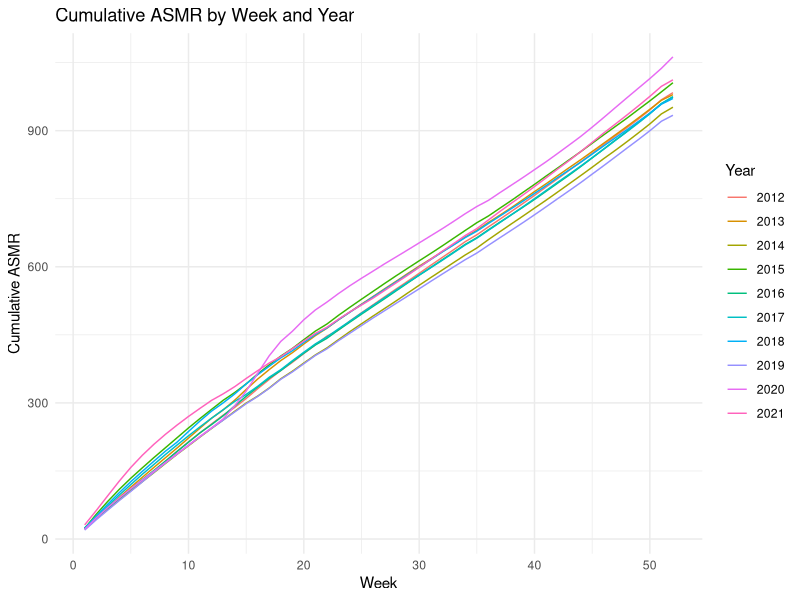
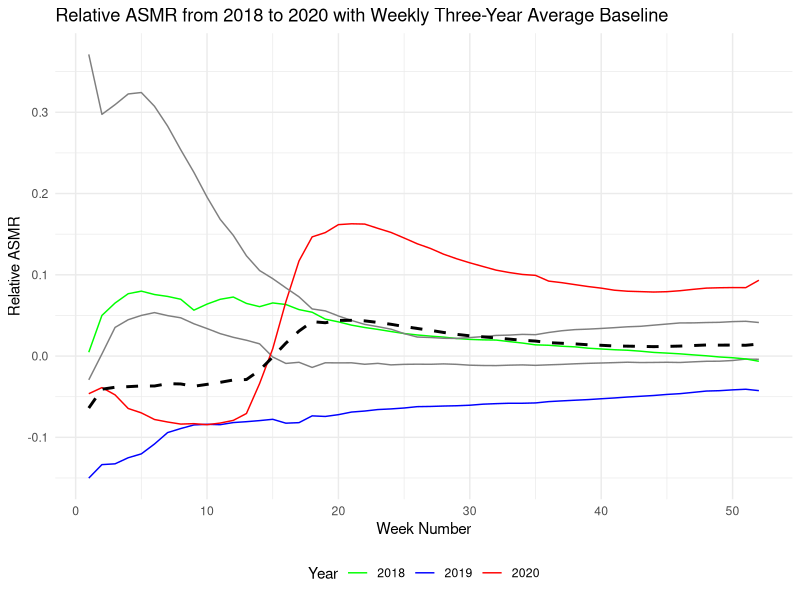
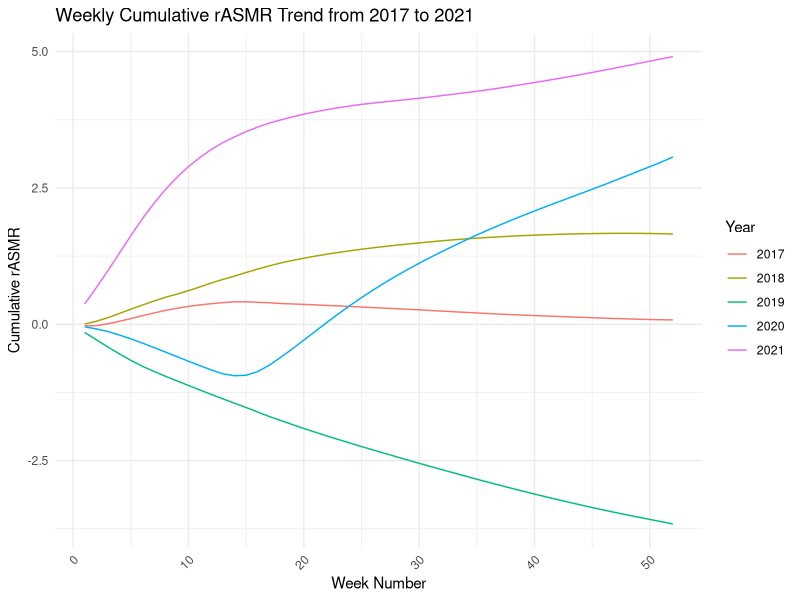

Reproduce these figures in R, in order. (Note: a time limit stopped this script after it produced the figures.)
library(readxl)
library(dplyr)
library(tidyr)
library(stringr)
library(reshape2)
library(purrr)
library(ggplot2)

# England and Wales
# Load the population data
EngWal_pop <- read_excel("Population_Yearly_Combine.xlsx")
Standard_pop <- read_excel("Standard_Pop.xlsx")

# Convert 53 weeks to 52 weeks 
process_sheet_data <- function(sheet_name) {
  EngWal_death <- read_excel("Weekly_Deaths.xlsx", sheet = sheet_name, skip = 1)
  
  # Separate "Year & week number" into "Year" and "WeekNumber"
  EngWal_death <- EngWal_death %>%
    separate(`Year & week number`, into = c("Year", "WeekNumber"), sep = "-", convert = TRUE) %>%
    mutate(
      Year = as.integer(Year),
      WeekNumber = as.integer(WeekNumber)
    )
  # ---- Calculate the average for weeks 52 and 53 in years with 53 weeks ----
  age_group_cols <- setdiff(names(EngWal_death), c("Year", "WeekNumber", "All ages"))
  
  # ---- Identify the years with 53 weeks ----
  years_with_53_weeks <- EngWal_death %>%
    count(Year, WeekNumber) %>%
    filter(WeekNumber == 53) %>%
    pull(Year)
  
  ## For each year with 53 weeks, average the data for week 52 and week 1 of the following year
  for (year in years_with_53_weeks) {
    week_52_data <- EngWal_death %>% 
      filter(Year == year & WeekNumber == 52) %>%
      select(all_of(age_group_cols))
    
    week_1_next_year_data <- EngWal_death %>%
      filter(Year == year + 1 & WeekNumber == 1) %>%
      select(all_of(age_group_cols))
    
    # If there is no week 1 data for the next year, skip the interpolation
    if (nrow(week_1_next_year_data) == 0) {
      next
    }
    
    # Calculate the average for each age group column
    averaged_data <- map2_dfr(week_52_data, week_1_next_year_data, ~ ifelse(is.na(.x) | is.na(.y), NA, (.x + .y) / 2))
    
    # Update the week 52 data with the averaged values
    EngWal_death <- EngWal_death %>%
      mutate(across(all_of(age_group_cols), ~ if_else(Year == year & WeekNumber == 52, averaged_data[[cur_column()]], .)))
  }
  
  # Remove the rows for week 53 in the years with 53 weeks
  EngWal_death <- EngWal_death %>%
    filter(!(Year %in% years_with_53_weeks & WeekNumber == 53))
  
  # Add a new column for the total deaths by summing across the age group columns
  EngWal_death <- EngWal_death %>%
    mutate(Total_Deaths = rowSums(select(., all_of(age_group_cols)), na.rm = TRUE))
  
  # Reorder columns to move Total_Deaths next to All ages
  EngWal_death <- EngWal_death %>%
    select(Year, WeekNumber, `All ages`, Total_Deaths, everything())
  
  return(EngWal_death)
}

deaths_all <- process_sheet_data("All")
deaths_female <- process_sheet_data("Female")
deaths_male <- process_sheet_data("Male")


EngWal_pop <- EngWal_pop %>%
  filter(Location == "EngWal") %>%
  pivot_longer(
    cols = -c(Year, Location, Gender), 
    names_to = "Age_Group",
    values_to = "TotPopulation"
  ) %>%
  mutate(
    Gender = str_replace(Gender, "Combine", "All"), 
    Year = as.numeric(Year) # Make sure Year is numeric
  )

EngWal_pop_female <- EngWal_pop %>%
  filter(Gender == "Female")

EngWal_pop_male <- EngWal_pop %>%
  filter(Gender == "Male")

EngWal_pop_all <- EngWal_pop %>%
  filter(Gender == "All")

process_deaths_data <- function(deaths_data, gender) {
  deaths_data %>%
    mutate(Year = as.integer(Year), WeekNumber = as.integer(WeekNumber)) %>%
    mutate(across(where(is.numeric), as.character)) %>%
    select(-`All ages`, -`Total_Deaths`) %>% # 
    pivot_longer(
      cols = -c(Year, WeekNumber),
      names_to = "Age_Group",
      values_to = "Deaths"
    ) %>%
    mutate(
      Deaths = as.numeric(Deaths),
      Gender = gender
    )
}

deaths_all_long <- process_deaths_data(deaths_all, "All")
deaths_male_long <- process_deaths_data(deaths_male, "Male")
deaths_female_long <- process_deaths_data(deaths_female, "Female")


interpolate_population <- function(population_data) {
  interpolated_results <- data.frame()
  
  # Get the list of years and age groups
  years <- unique(population_data$Year)
  age_groups <- unique(population_data$Age_Group)
  genders <- unique(population_data$Gender)
  
  # Loop over each age group and year
  for(age_group in age_groups) {
    for(year in years) {
      # Skip the first and last year since we can't interpolate without data from the year before and after
      if (year == min(years) || year == max(years)) {
        next
      }
      
      # Get the population for the previous, current, and next year
      pop_prev = population_data$TotPopulation[population_data$Year == year-1 & population_data$Age_Group == age_group]
      pop_curr = population_data$TotPopulation[population_data$Year == year & population_data$Age_Group == age_group]
      pop_next = population_data$TotPopulation[population_data$Year == year+1 & population_data$Age_Group == age_group]
      
      # Interpolate the population for each week
      for(week in 1:52) {
        if(week <= 26) {
          # For weeks in the first half of the year, interpolate between the previous and current year
          interpolated_pop = ((26 - week) / 26) * pop_prev + (week / 26) * pop_curr
        } else {
          # For weeks in the second half of the year, interpolate between the current and next year
          interpolated_pop = ((52 - week) / 26) * pop_curr + ((week - 26) / 26) * pop_next
        }
        
        # Add the interpolated data to the results data frame
        interpolated_results <- rbind(interpolated_results, data.frame(Year = year, Age_Group = age_group, Gender = genders, WeekNumber = week, TotPopulation = interpolated_pop))
      }
    }
  }
  
  return(interpolated_results)
}

# Apply the interpolation function to the population data
interpolated_pop_female <- interpolate_population(EngWal_pop_female)
interpolated_pop_male <- interpolate_population(EngWal_pop_male)
interpolated_pop_all <- interpolate_population(EngWal_pop_all)


calculate_ASMR <- function(week, year, gender, deaths_data, interpolated_pop_data, standard_pop) {
  
  # Filter the deaths data for the specified week, year, and gender
  deaths_filtered <- deaths_data %>%
    filter(WeekNumber == week, Year == year, Gender == gender)
  
  # Filter the interpolated population data for the specified week, year, and gender
  interpolated_pop_filtered <- interpolated_pop_data %>%
    filter(WeekNumber == week, Year == year, Gender == gender)
  
  # Sum of ESP for all age groups
  esp_sum <- sum(standard_pop$Standard_Population)
  
  # Initialize the sum of the products of death rate and ESP for each age group
  product_sum <- 0
  
  # Loop through each age group in the standard population
  for (age in standard_pop$Age_Group) {
    # Filter deaths and interpolated population for the current age group
    deaths_age <- deaths_filtered %>%
      filter(Age_Group == age)
    
    interpolated_age <- interpolated_pop_filtered %>%
      filter(Age_Group == age)
    
    # Get the ESP for the current age group
    esp_age <- standard_pop %>%
      filter(Age_Group == age) %>%
      pull(Standard_Population)
    
    # Calculate the product of death rate and ESP for the current age group
    if (nrow(deaths_age) > 0 && nrow(interpolated_age) > 0 && length(esp_age) > 0) {
      product_sum <- product_sum + (deaths_age$Deaths / interpolated_age$TotPopulation) * esp_age
    }
  }
  
  # Calculate the final ASMR
  asmr <- (100000 / esp_sum) * product_sum
  return(asmr)
}


# Weekly ASMR Table in different years
# Initialize matrices for each gender with NA values
asmr_matrix <- matrix(NA, nrow = 52, ncol = 10,
                      dimnames = list(paste("Week", 1:52), 2012:2021))

asmr_matrix_male <- matrix(NA, nrow = 52, ncol = 10,
                           dimnames = list(paste("Week", 1:52), 2012:2021))

asmr_matrix_female <- matrix(NA, nrow = 52, ncol = 10,
                             dimnames = list(paste("Week", 1:52), 2012:2021))

# Loop through each year and week, and calculate the ASMR for male and female
for (year in 2012:2021) {
  for (week in 1:52) {
    
    # Calculate the ASMR for all
    interpolated_pop_all_year <- filter(interpolated_pop_all, Year == year)
    deaths_all_year <- filter(deaths_all_long, Year == year)
    asmr_value <- calculate_ASMR(week, year, "All", deaths_all_year, interpolated_pop_all_year, Standard_pop)
    asmr_matrix[week, as.character(year)] <- asmr_value
    
    # Calculate the ASMR for male
    interpolated_pop_male_year <- filter(interpolated_pop_male, Year == year)
    deaths_male_year <- filter(deaths_male_long, Year == year)
    asmr_value_male <- calculate_ASMR(week, year, "Male", deaths_male_year, interpolated_pop_male_year, Standard_pop)
    asmr_matrix_male[week, as.character(year)] <- asmr_value_male
    
    # Calculate the ASMR for female
    interpolated_pop_female_year <- filter(interpolated_pop_female, Year == year)
    deaths_female_year <- filter(deaths_female_long, Year == year)
    asmr_value_female <- calculate_ASMR(week, year, "Female", deaths_female_year, interpolated_pop_female_year, Standard_pop)
    asmr_matrix_female[week, as.character(year)] <- asmr_value_female
  }
}

asmr_df <- as.data.frame(asmr_matrix)
asmr_df_male <- as.data.frame(asmr_matrix_male)
asmr_df_female <- as.data.frame(asmr_matrix_female)


# Create a WeekNumber column from the row names
asmr_df$WeekNumber <- as.integer(gsub("Week ", "", rownames(asmr_df)))
asmr_df_male$WeekNumber <- as.integer(gsub("Week ", "", rownames(asmr_df_male)))
asmr_df_female$WeekNumber <- as.integer(gsub("Week ", "", rownames(asmr_df_female)))


# rASMR
# Convert wide data frames to long format
long_asmr_all <- pivot_longer(asmr_df, cols = -WeekNumber, names_to = "Year", values_to = "ASMR")
long_asmr_male <- pivot_longer(asmr_df_male, cols = -WeekNumber, names_to = "Year", values_to = "ASMR")
long_asmr_female <- pivot_longer(asmr_df_female, cols = -WeekNumber, names_to = "Year", values_to = "ASMR")


# Function to calculate the relative ASMR (rASMR)
calculate_rASMR <- function(asmr_data, start_year, end_year) {
  # Loop through the years and calculate rASMR
  rasmr_df <- data.frame()
  
  for (current_year in start_year:end_year) {
    # Determine the reference years based on the condition
    if (current_year == 2021) {
      reference_years <- 2015:2019
    } else {
      reference_years <- (current_year - 5):(current_year - 1)
    }
    
    # Calculate weekly mean ASMR for reference years
    weekly_mean_asmr <- asmr_data %>%
      filter(Year %in% reference_years) %>%
      group_by(WeekNumber) %>%
      summarise(Mean_ASMR = mean(ASMR, na.rm = TRUE), .groups = 'drop')
    
    # Filter the ASMR data for the current year
    yearly_data <- asmr_data %>% filter(Year == current_year)
    
    # Join the mean ASMR with the yearly data
    yearly_data <- left_join(yearly_data, weekly_mean_asmr, by = "WeekNumber")
    
    # Calculate rASMR
    yearly_data <- yearly_data %>%
      mutate(rASMR = (ASMR - Mean_ASMR) / Mean_ASMR)
    
    # Combine with the overall rASMR data frame
    rasmr_df <- rbind(rasmr_df, yearly_data)
  }
  
  return(rasmr_df)
}


# Apply the function to calculate rASMR for the years 2017 to 2021
rASMR_all <- calculate_rASMR(long_asmr_all, 2017, 2021)
rASMR_female <- calculate_rASMR(long_asmr_female, 2017, 2021)
rASMR_male <- calculate_rASMR(long_asmr_male, 2017, 2021)

# Add a 'Gender' column to each dataset
rASMR_all$Gender <- 'All'
rASMR_female$Gender <- 'Female'
rASMR_male$Gender <- 'Male'

# Bind the datasets together (Gender)
rASMR_combined <- rbind(rASMR_all, rASMR_female, rASMR_male)


# Filter the data for each year and create plots
rASMR_plots <- list()
for(year in 2017:2021) {
  # Filter the data for the specific year
  yearly_data <- rASMR_combined %>% filter(Year == year)
  
  # Create the plot for the year with the legend for Gender
  rASMR_plots[[as.character(year)]] <- ggplot(yearly_data, aes(x = WeekNumber, y = rASMR, color = Gender, group = Gender)) +
    geom_line() + # Using a line plot
    geom_point() + # Add points to the line
    labs(title = paste("rASMR for Year", year),
         x = "Week",
         y = "rASMR") +
    scale_color_manual(values = c("All" = "blue", "Female" = "red", "Male" = "green")) + 
    theme_minimal() # Using a minimal theme for a nice look
}



# Cumulative rASMR， rcASMR 
# The rcASMR is equal to (cumulative ASMR - the average of past five years' CASMR) / the average of cASMR for past five years. 
# But for year 2021, when calculating the average, it will still use the cASMR for past 2015 to 2019; 
# others will stay same, such as for year 2020, it will use the the average of past 2015 to 2019. 


# cASMR
# Convert the matrix to a data frame and make sure week information is included
asmr_df1 <- as.data.frame(asmr_df)
week_numbers <- 1:nrow(asmr_df1)
df_with_weeks <- cbind(Week = week_numbers,asmr_df1)

# Convert the data frame to long format
asmr_long <- pivot_longer(
  df_with_weeks,
  cols = -Week,
  names_to = "Year",
  values_to = "ASMR"
) %>%
  mutate(
    Year = as.numeric(gsub("X", "", Year)),
    Week = as.numeric(Week)
  )

# Calculate cumulative ASMR for each year
cASMR_all <- asmr_long %>%
  filter(Year >= 2012 & Year <= 2021) %>% # Use '&' for logical 'and', and add missing pipe operator '%>%'
  group_by(Year) %>%
  arrange(Year, Week) %>%
  mutate(Cumulative_ASMR = cumsum(ASMR)) %>%
  ungroup()


# Plot the cumulative ASMR for each year
ggplot(cASMR_all, aes(x = Week, y = Cumulative_ASMR, group = Year, color = as.factor(Year))) +
  geom_line() +
  labs(title = "Cumulative ASMR by Week and Year",
       x = "Week",
       y = "Cumulative ASMR",
       color = "Year") +
  theme_minimal()




# rcASMR
# Calculate the average of the past five years' cASMR for each week
average_past_five_years <- function(year, cumulative_asmr_df) {
  if (year <= 2019) {
    previous_years <- (year - 5):(year - 1)
  } else {
    # For 2020 and 2021, use 2015-2019 due to the specifics of the calculation
    previous_years <- 2015:2019
  }
  cumulative_asmr_df %>%
    filter(Year %in% previous_years) %>%
    group_by(Week) %>%
    summarize(Average_Cumulative_ASMR = mean(Cumulative_ASMR, na.rm = TRUE)) %>%
    ungroup()
}


calculate_weekly_cumulative_rASMR <- function(cumulative_asmr_df, start_year, end_year) {
  map_dfr(start_year:end_year, function(year) {
    average_cASMR_df <- average_past_five_years(year, cumulative_asmr_df)
    
    yearly_data <- cumulative_asmr_df %>%
      filter(Year == year) %>%
      left_join(average_cASMR_df, by = "Week") %>%
      mutate(
        rASMR = (Cumulative_ASMR - Average_Cumulative_ASMR) / Average_Cumulative_ASMR,
        cumulative_rASMR = cumsum(rASMR)
      ) %>%
      select(Year, Week, rASMR, cumulative_rASMR)
    
    return(yearly_data)
  })
}

# Apply the function to calculate weekly cumulative rASMR for the years 2017 to 2021
rcASMR_all <- calculate_weekly_cumulative_rASMR(cASMR_all, 2017, 2021)


print(rcASMR_all)


# Calculate the weekly three-year average baseline
EngWal_three_year_weekly_avg <- rcASMR_all %>%
  filter(Year >= 2018 & Year <= 2020) %>%
  group_by(Week) %>%
  summarise(Mean_ASMR_3yr_avg = mean(rASMR, na.rm = TRUE)) %>%
  ungroup() 

rASMR_EngWal_baseline <- ggplot(rcASMR_all, aes(x = Week, y = rASMR, group = as.factor(Year), color = as.factor(Year))) +
  geom_line() +
  geom_line(data = EngWal_three_year_weekly_avg, aes(y = Mean_ASMR_3yr_avg, group = 1), color = "black", linetype = "dashed", size = 1) +
  scale_color_manual(values = c("2018" = "green", "2019" = "blue", "2020" = "red"), 
                     labels = c("2018", "2019", "2020"),
                     name = "Year") +
  scale_linetype_manual(values = c("dashed"), labels = c("Three-Year Average rASMR in England and Wales")) +
  labs(title = "Relative ASMR from 2018 to 2020 with Weekly Three-Year Average Baseline",
       x = "Week Number",
       y = "Relative ASMR") +
  theme_minimal() +
  theme(legend.position = "bottom")

print(rASMR_EngWal_baseline)


rcASMR_all$Year <- as.factor(rcASMR_all$Year)

ggplot(rcASMR_all, aes(x = Week, y = cumulative_rASMR, group = Year, color = Year)) +
  geom_line() + # Use geom_line for line plots
  labs(title = "Weekly Cumulative rASMR Trend from 2017 to 2021",
       x = "Week Number",
       y = "Cumulative rASMR",
       color = "Year") +
  theme_minimal() + # A minimal theme for a cleaner look
  theme(axis.text.x = element_text(angle = 45, hjust = 1)) # Rotate x-axis labels for readability


############################ Northern Ireland No Gender Difference #########################
NI_pop <- read_excel("Population_Yearly_Combine.xlsx")
NIStandard_pop <- read_excel("Standard_Pop.xlsx")
NI_pop <- NI_pop %>% filter(Location == "NI")

NI_death <- read_excel("Weekly_Deaths_NI.xlsx", sheet = "Table_1", skip = 4)

NI_death$Year <- as.integer(NI_death$Year)

# Identify the columns that represent age groups
NI_age_group_cols <- setdiff(names(NI_death), c("Year", "WeekNumber", "All ages"))

# Identify the years with 53 weeks
NI_years_with_53_weeks <- NI_death %>%
  filter(WeekNumber == 53) %>%
  .$Year

# For each year with 53 weeks, average the data for week 52 and week 1 of the following year
for (year in NI_years_with_53_weeks) {
  # Ensure the year is numeric
  year <- as.numeric(year)
  
  # Select the data for week 52 of the current year
  week_52_data <- NI_death %>%
    filter(Year == year & WeekNumber == 52) %>%
    select(all_of(NI_age_group_cols))
  
  # Select the data for week 1 of the following year
  week_1_next_year_data <- NI_death %>%
    filter(Year == (year + 1) & WeekNumber == 1) %>%
    select(all_of(NI_age_group_cols))
  
  # Skip if there is no week 1 data for the next year
  if (nrow(week_1_next_year_data) == 0) {
    next
  }

  # Calculate the average for each age group column
  averaged_data <- (week_52_data + week_1_next_year_data) / 2

  # Update the week 52 data with the averaged values
  NI_death <- NI_death %>%
    mutate(across(all_of(NI_age_group_cols), ~ if_else(Year == year & WeekNumber == 52, averaged_data[[cur_column()]], .)))
}

# Remove the rows for week 53 in the years with 53 weeks
NI_death <- NI_death %>%
  filter(!(Year %in% NI_years_with_53_weeks & WeekNumber == 53))

# Add a new column for the total deaths by summing across the age group columns
NI_death <- NI_death %>%
  mutate(Total_Deaths = rowSums(select(., all_of(NI_age_group_cols)), na.rm = TRUE))

# Reorder columns to move Total_Deaths next to All ages
NI_death <- NI_death %>%
  select(Year, WeekNumber, `All ages`, Total_Deaths, everything())


NI_pop <- NI_pop %>%
  pivot_longer(
    cols = -c(Year, Location, Gender), 
    names_to = "Age_Group",
    values_to = "TotPopulation"
  ) %>%
  mutate(
    Gender = str_replace(Gender, "Combine", "All"), 
    Year = as.numeric(Year) 
  )

NI_pop_all <- NI_pop %>%
  filter(Gender == "All")


rASMR_deaths_data <- function(deaths_data, gender) {
  deaths_data %>%
    mutate(Year = as.integer(Year), WeekNumber = as.integer(WeekNumber)) %>%
    mutate(across(where(is.numeric), as.character)) %>%
    select(-`All ages`, -`Total_Deaths`) %>% # 
    # Pivot longer, excluding 'All ages' and 'Total_Deaths' from pivoting
    pivot_longer(
      cols = -c(Year, WeekNumber),
      names_to = "Age_Group",
      values_to = "Deaths"
    ) %>%
    
    mutate(
      Deaths = as.numeric(Deaths),
      Gender = gender
    )
}


deaths_all_NI <- rASMR_deaths_data(NI_death, "All")

NI_interpolate_population <- function(population_data) {
  # Create an empty data frame to store interpolated results
  interpolated_results <- data.frame()
  
  # Get the list of years and age groups
  years <- unique(population_data$Year)
  age_groups <- unique(population_data$Age_Group)
  genders <- unique(population_data$Gender)
  
  # Loop over each age group and year
  for(age_group in age_groups) {
    for(year in years) {
      if (year == min(years) || year == max(years)) {
        next
      }
      
      # Get the population for the previous, current, and next year
      pop_prev = population_data$TotPopulation[population_data$Year == year-1 & population_data$Age_Group == age_group]
      pop_curr = population_data$TotPopulation[population_data$Year == year & population_data$Age_Group == age_group]
      pop_next = population_data$TotPopulation[population_data$Year == year+1 & population_data$Age_Group == age_group]
      
      # Interpolate the population for each week
      for(week in 1:52) {
        if(week <= 26) {
          # For weeks in the first half of the year, interpolate between the previous and current year
          interpolated_pop = ((26 - week) / 26) * pop_prev + (week / 26) * pop_curr
        } else {
          # For weeks in the second half of the year, interpolate between the current and next year
          interpolated_pop = ((52 - week) / 26) * pop_curr + ((week - 26) / 26) * pop_next
        }
        
        # Add the interpolated data to the results data frame
        interpolated_results <- rbind(interpolated_results, data.frame(Year = year, Age_Group = age_group, Gender = genders, WeekNumber = week, TotPopulation = interpolated_pop))
      }
    }
  }
  
  return(interpolated_results)
}

# Apply the interpolation function to the population data
NI_interpolated_pop_all <- NI_interpolate_population(NI_pop_all)


NI_calculate_ASMR <- function(week, year, deaths_data, interpolated_pop_data, standard_pop) {
  
  # Filter the deaths data for the specified week, year, and gender
  deaths_filtered <- deaths_data %>%
    filter(WeekNumber == week, Year == year)
  
  # Filter the interpolated population data for the specified week, year, and gender
  interpolated_pop_filtered <- interpolated_pop_data %>%
    filter(WeekNumber == week, Year == year)
  
  # Sum of ESP for all age groups
  esp_sum <- sum(standard_pop$Standard_Population)
  
  # Initialize the sum of the products of death rate and ESP for each age group
  product_sum <- 0
  
  # Loop through each age group in the standard population
  for (age in standard_pop$Age_Group) {
    # Filter deaths and interpolated population for the current age group
    deaths_age <- deaths_filtered %>%
      filter(Age_Group == age)
    
    interpolated_age <- interpolated_pop_filtered %>%
      filter(Age_Group == age)
    
    # Get the ESP for the current age group
    esp_age <- standard_pop %>%
      filter(Age_Group == age) %>%
      pull(Standard_Population)
    
    # Calculate the product of death rate and ESP for the current age group
    if (nrow(deaths_age) > 0 && nrow(interpolated_age) > 0 && length(esp_age) > 0) {
      product_sum <- product_sum + (deaths_age$Deaths / interpolated_age$TotPopulation) * esp_age
    }
  }
  
  # Calculate the final ASMR
  asmr <- (100000 / esp_sum) * product_sum
  return(asmr)
}



# Initialize matrices for each gender with NA values
NI_asmr_matrix <- matrix(NA, nrow = 52, ncol = 10,
                         dimnames = list(paste("Week", 1:52), 2012:2021))

# Loop through each year and week, and calculate the ASMR for male and female
for (year in 2012:2021) {
  for (week in 1:52) {
    
    # Calculate the ASMR for all
    NI_interpolated_pop_all_year <- filter(NI_interpolated_pop_all, Year == year)
    NI_deaths_all_year <- filter(deaths_all_NI, Year == year)
    NI_asmr_value <- NI_calculate_ASMR(week, year, deaths_all_NI, NI_interpolated_pop_all, NIStandard_pop)
    NI_asmr_matrix[week, as.character(year)] <- NI_asmr_value
  }
}

asmr_NI <- as.data.frame(NI_asmr_matrix)



NI_week_numbers <- 1:nrow(asmr_NI)
NI_df_with_weeks <- cbind(Week = NI_week_numbers,asmr_NI)

# Convert the data frame to long format
NI_asmr_long <- pivot_longer(
  NI_df_with_weeks,
  cols = -Week,
  names_to = "Year",
  values_to = "ASMR"
) %>%
  mutate(
    Year = as.numeric(gsub("X", "", Year)),
    Week = as.numeric(Week)
  ) %>%
  filter(Year >= 2013 & Year <= 2020) # Select only the data for years 2013 to 2020



# Calculate cumulative ASMR for each year
NI_cASMR_all <- NI_asmr_long %>%
  group_by(Year) %>%
  arrange(Year, Week) %>%
  mutate(Cumulative_ASMR = cumsum(ASMR)) %>%
  ungroup()



# Plot the cumulative ASMR for each year
ggplot(NI_cASMR_all, aes(x = Week, y = Cumulative_ASMR, group = Year, color = as.factor(Year))) +
  geom_line() +
  labs(title = "Cumulative ASMR by Week and Year",
       x = "Week",
       y = "Cumulative ASMR",
       color = "Year") +
  theme_minimal()





# rASMR
asmr_NI$WeekNumber <- as.integer(gsub("Week ", "", rownames(asmr_NI)))

# Convert wide data frames to long format
NI_long_asmr_all <- pivot_longer(asmr_NI, cols = -WeekNumber, names_to = "Year", values_to = "ASMR")
NI_long_asmr_all <- NI_long_asmr_all %>%
  filter(Year >= 2013 & Year <= 2020)

# Function to calculate the relative ASMR (rASMR)
calculate_rASMR <- function(asmr_data, start_year, end_year) {
  # Loop through the years and calculate rASMR
  rasmr_df <- data.frame()
  
  for (current_year in start_year:end_year) {
    # Determine the reference years based on the condition
    reference_years <- (current_year - 5):(current_year - 1)
    
    
    # Calculate weekly mean ASMR for reference years
    weekly_mean_asmr <- asmr_data %>%
      filter(Year %in% reference_years) %>%
      group_by(WeekNumber) %>%
      summarise(Mean_ASMR = mean(ASMR, na.rm = TRUE), .groups = 'drop')
    
    # Filter the ASMR data for the current year
    yearly_data <- asmr_data %>% filter(Year == current_year)
    
    # Join the mean ASMR with the yearly data
    yearly_data <- left_join(yearly_data, weekly_mean_asmr, by = "WeekNumber")
    
    # Calculate rASMR
    yearly_data <- yearly_data %>%
      mutate(rASMR = (ASMR - Mean_ASMR) / Mean_ASMR)
    
    # Combine with the overall rASMR data frame
    rasmr_df <- rbind(rasmr_df, yearly_data)
  }
  
  return(rasmr_df)
}


# Apply the function to calculate rASMR for the years 2018 to 2020
NI_rASMR_all <- calculate_rASMR(NI_long_asmr_all, 2018, 2020)

print(NI_rASMR_all)




# Calculate the weekly three-year average baseline
three_year_weekly_avg <- NI_rASMR_all %>%
  filter(Year >= 2018 & Year <= 2020) %>%
  group_by(WeekNumber) %>%
  summarise(Mean_ASMR_3yr_avg = mean(rASMR, na.rm = TRUE)) %>%
  ungroup() # Remove grouping

# Plot the data
ggplot(NI_rASMR_all, aes(x = WeekNumber, y = rASMR, group = Year, color = Year)) +
  geom_line() +
  geom_line(data = three_year_weekly_avg, aes(y = Mean_ASMR_3yr_avg, group = 1), color = "black", linetype = "dashed", size = 1) +
  scale_color_manual(values = c("2018" = "green", "2019" = "blue", "2020" = "Red")) +
  scale_linetype_manual(values = c("dashed"), labels = c("Three-Year Average rASMR")) +
  labs(title = "Relative ASMR from 2018 to 2020 with Weekly Three-Year Average Baseline",
       x = "Week Number",
       y = "Relative ASMR") +
  theme_minimal() +
  theme(legend.position = "bottom")






# rcASMR
NI_average_years <- function(year, cumulative_asmr_df) {
  previous_years <- (year - 5):(year - 1)
  cumulative_asmr_df %>%
    filter(Year %in% previous_years) %>%
    group_by(Week) %>%
    summarize(Average_Cumulative_ASMR = mean(Cumulative_ASMR, na.rm = TRUE)) %>%
    ungroup()
}

# Function to calculate weekly cumulative rASMR for a given year range
NI_calculate_weekly_cumulative_rASMR <- function(cumulative_asmr_df, start_year, end_year) {
  map_dfr(start_year:end_year, function(year) {
    average_cASMR_df <- NI_average_years(year, cumulative_asmr_df)
    
    yearly_data <- cumulative_asmr_df %>%
      filter(Year == year) %>%
      left_join(average_cASMR_df, by = "Week") %>%
      mutate(
        rASMR = (Cumulative_ASMR - Average_Cumulative_ASMR) / Average_Cumulative_ASMR,
        cumulative_rASMR = cumsum(rASMR)
      ) %>%
      select(Year, Week, rASMR, cumulative_rASMR)
    
    return(yearly_data)
  })
}


NI_rcASMR_all <- NI_calculate_weekly_cumulative_rASMR(NI_cASMR_all, 2020, 2020)

print(NI_rcASMR_all)


ggplot(NI_rcASMR_all, aes(x = Week, y = rASMR)) +
  geom_line() + 
  geom_point() + 
  labs(title = "Trend of Relative ASMR Over Weeks in 2020",
       x = "Week Number",
       y = "Relative ASMR") +
  theme_minimal() + # Minimal theme
  theme(plot.title = element_text(hjust = 0.5))


# Comparison 
# Filter the EngWal data for the year 2020
EngWal_rASMR_2020 <- rASMR_all %>%
  filter(Year == 2020) %>%
  mutate(Region = "EngWal") %>%
  rename(Week = WeekNumber) %>%
  mutate(Year = as.numeric(Year)) %>%
  select(Year, Week, rASMR, Region)

# Ensure the NI data has a Region column for consistency
NI_rASMR_all_2020 <- NI_rcASMR_all %>%
  mutate(Region = "NI",
         Year = as.numeric(Year)) %>%
  select(Year, Week, rASMR, Region)

# Combine the two datasets
combined_region_2020 <- bind_rows(EngWal_rASMR_2020, NI_rASMR_all_2020)

rASMR_comparison_plot <- ggplot(combined_region_2020, aes(x = Week, y = rASMR, color = Region)) +
  geom_line() + 
  labs(title = "Comparison of rASMR Trends in 2020: NI vs. EngWal",
       x = "Week Number",
       y = "Relative ASMR",
       color = "Region") +
  scale_color_manual(values = c("NI" = "blue", "EngWal" = "red")) + 
  theme_minimal() + # Minimal theme
  theme(plot.title = element_text(hjust = 0.5), legend.position = "bottom") 

print(rASMR_comparison_plot)
